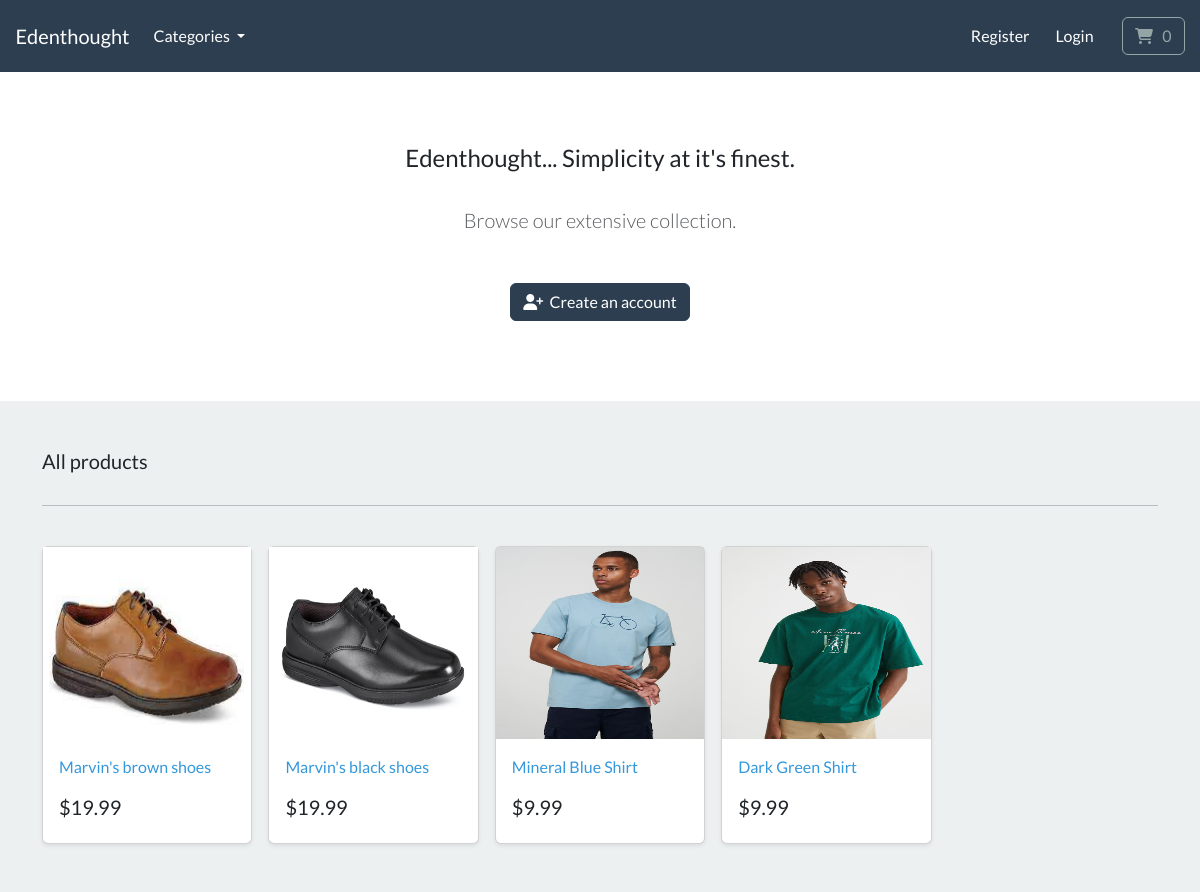
The page / on the database its author committed.
### store/models.py (models this page shows, shortened)
class Product(models.Model):
    category        = models.ForeignKey(Category, related_name="product", on_delete=models.CASCADE, null=True)
    title           = models.CharField(max_length=250)
    brand           = models.CharField(max_length=250, default="un-branded")
    description     = models.TextField(blank=True)
    slug            = models.SlugField(max_length=255)
    price           = models.DecimalField(max_digits=4, decimal_places=2)
    image           = models.ImageField(upload_to="images/")
    class Meta():
        verbose_name_plural = "products"
    def get_absolute_url(self):
        return reverse("product-info", args=[self.slug])

### store/views.py (the view)
# urls.py: path("", include("store.urls")),
def store(request):
    all_products = Product.objects.all()
    context = {
        "all_products": all_products,
    }
    return render(request, "store/store.html", context)

### cart/cart.py (called while the page is built)
    def __len__(self):
        return sum(item["qty"] for item in self.cart.values())

### cart/context_processors.py (called while the page is built)
def cart(request):
    return {"cart":Cart(request)}

### store/models.py (called while the page is built)
    def get_absolute_url(self):
        return reverse("list-category", args=[self.slug])

### store/views.py (called while the page is built)
def categories(request):
    all_categories = Category.objects.all()
    context = {
        "all_categories": all_categories,
    }
    return(context)

### templates/store/store.html
{% extends "base.html" %}
{% load static %}
{% block content %}
    <section class="py-4 text-center container">
        <div class="row py-lg-5">
            <div class="col-lg-6 col-md-8 mx-auto">
                <h4> Edenthought... Simplicity at it's finest. </h4>
                <br>
                <p class="lead text-muted">
                Browse our extensive collection.
                </p>
                <br>
                <a href="{% url 'register' %}" class="btn btn-primary my-2"><i class="fa-solid fa-user-plus"></i>&nbsp; Create an account </a>
            </div>
        </div>
    </section>
     <div class="album py-5 bg-light">
         <div class="container">
           <div class="pb-3 h5"> All products </div>
           <hr>
           <br>
           <div class="row row-cols-1 row-cols-sm-2 row-cols-md-5 g-3">
             {% for product in all_products %}
               <div class="col">
                 <div class="card shadow-sm">
                   <img class="img-fluid" style="height: 12rem;" alt="Responsive image" src="{{ product.image.url }}">
                   <div class="card-body">
                     <p class="card-text">
                       <a class="text-info text-decoration-none" href="{{product.get_absolute_url}}">{{ product.title | capfirst }}</a>
                     </p>
                     <div class="d-flex justify-content-between align-items-center">
                       <h5> ${{ product.price }} </h5>
                     </div>
                   </div>
                 </div>
               </div>
             {% endfor %}
           </div>
         </div>
       </div>
{% endblock %}

### rows shown on the page
Product: image (picture), title "Marvin's brown shoes", price "19.99"
Product: image (picture), title "Marvin's black shoes", price "19.99"
Product: image (picture), title "Mineral Blue Shirt", price "9.99"
Product: image (picture), title "Dark Green Shirt", price "9.99"
